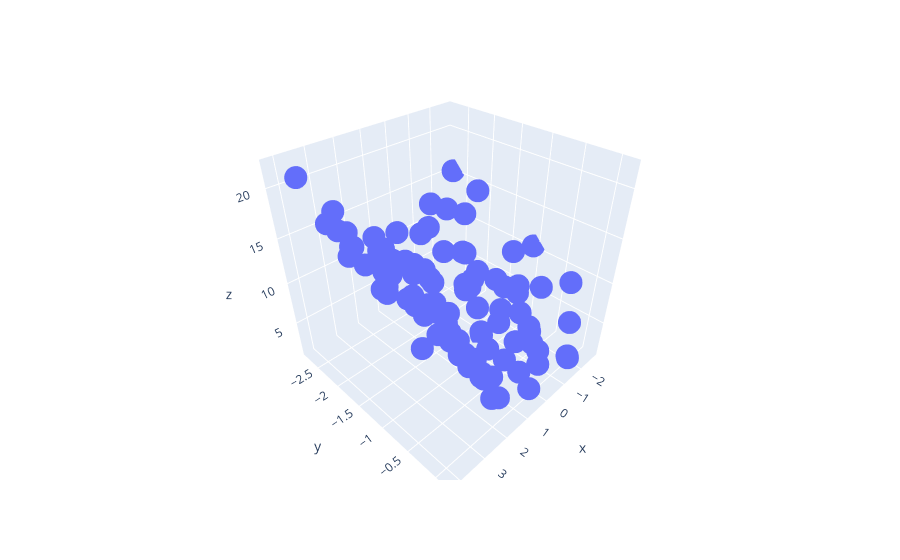

Here is the notebook cell this chart was saved with:
### Code cell
import plotly.express as px
df = px.data.iris()
fig = px.scatter_3d(df,x=x.ravel(),y=y.ravel(),z=z.ravel())
fig.show()
